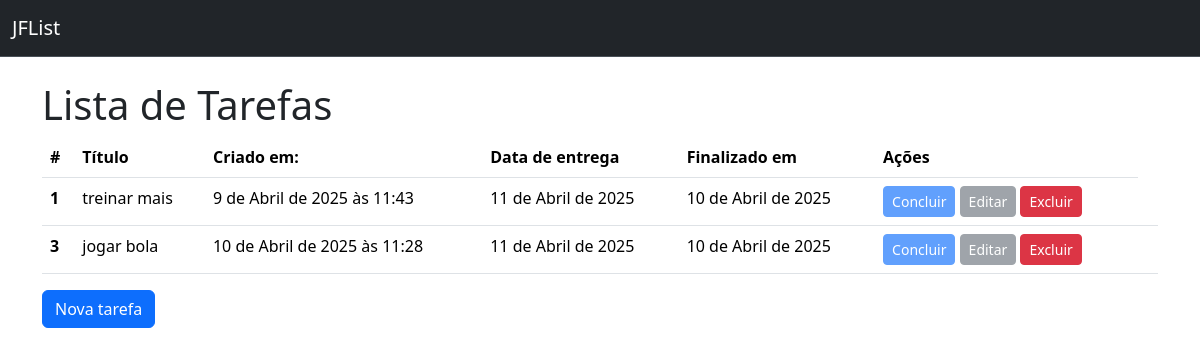
The page / on the database its author committed.
### todos/models.py (models this page shows)
class Todo(models.Model):
    title = models.CharField(verbose_name="Título", max_length=100, null=False, blank=False)
    created_at = models.DateTimeField(auto_now_add=True, null=False, blank=False)
    deadline = models.DateField(verbose_name="Data de entrega",null=False, blank=False)
    finished_at = models.DateField(null=True)

### todos/views.py (the view)
# urls.py: path("", TodoListView.as_view(), name="todo_list"),
class TodoListView(ListView):
    model = Todo

### todos/templates/todos/todo_list.html (shortened to what this page needs)
{% extends "base.html" %}
{% block content %}
      <h1>Lista de Tarefas</h1>
    {% if todo_list %}
        <table class="table">
            <thead>
            <tr>
                <th scope="col">#</th>
                <th scope="col">Título</th>
                <th scope="col">Criado em:</th>
                <th scope="col">Data de entrega</th>
                <th scope="col">Finalizado em</th>
                <th scope="col">Ações</th>
            </tr>
            </thead>
            <tbody>
            {% for todo in todo_list %}
                <tr>
                    <th scope="row">{{ todo.id }}</th>
                    <td>{{ todo.title }}</td>
                    <td>{{ todo.created_at }}</td>
                    <td>{{ todo.deadline }}</td>
                    <td>{{ todo.finished_at|default:"-" }}</td>
                    <td>
                    <a href="{% url "todo_complete" pk=todo.pk %}" class="btn btn-primary btn-sm {% if todo.finished_at %}disabled{% endif %}">Concluir</a>
                    <a href="{% url "todo_update" pk=todo.pk %}" class="btn btn-secondary btn-sm {% if todo.finished_at %}disabled{% endif %}">Editar</a>
                    <a href="{% url "todo_delete" pk=todo.pk %}" class="btn btn-danger btn-sm">Excluir</a>
                    </td>
                    <td />
                </tr>
            {% endfor %}
        </tbody>
      </table>
    {% else %}
        <p>Não há tarefas cadastradas</p>
    {% endif %}
    <a href="{% url "todo_create" %}" class="btn btn-primary">Nova tarefa</a>
{% endblock content %}

### todos/templates/base.html (shortened to what this page needs)
<!DOCTYPE html>
<html lang="pt-br">
  <head>
    <link
      href="https://cdn.jsdelivr.net/npm/bootstrap@5.3.5/dist/css/bootstrap.min.css"
      rel="stylesheet"
    />
  </head>
  <body>
    <nav
      class="navbar bg-dark border-bottom border-body mb-4"
      data-bs-theme="dark"
    >
      <div class="container-fluid">
        <a class="navbar-brand" href="{% url "todo_list" %}">JFList</a>
      </div>
    </nav>
    <main class="container">
        {% block content %}{% endblock content %}
    </main>
  </body>
</html>

### rows shown on the page
Todo: id "1", title "treinar mais", created_at "9 de Abril de 2025 às 11:43", deadline "11 de Abril de 2025", finished_at "10 de Abril de 2025"
Todo: id "3", title "jogar bola", created_at "10 de Abril de 2025 às 11:28", deadline "11 de Abril de 2025", finished_at "10 de Abril de 2025"
